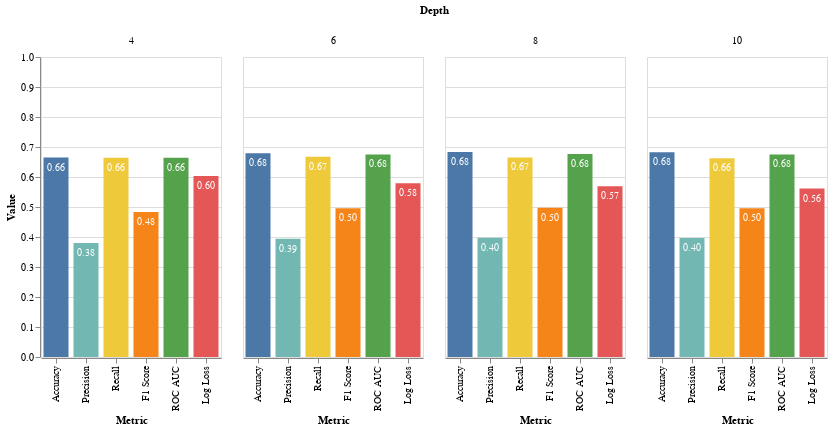

The cell this chart's notebook holds for it:
### Code cell
chart = build_sensitivity_analysis_visualization(depth_df, parameter="Depth")

chart.save(f"visualizations/depth_sensitivity_metrics.png")

chart

### Figure 1 — Vega-Lite specification as saved in the notebook (floating-point values rounded to 4 significant figures)
{"config": {"view": {"continuousWidth": 300, "continuousHeight": 300}}, "data": {"name": "data-91345f3f3975b91935690af51363353e"}, "facet": {"column": {"field": "Depth", "sort": [4.0, 6.0, 8.0, 10.0], "type": "nominal"}}, "spec": {"layer": [{"mark": {"type": "bar", "width": 25}, "encoding": {"color": {"field": "metric", "legend": null, "type": "nominal"}, "tooltip": [{"field": "Depth", "type": "quantitative"}, {"field": "metric", "type": "nominal"}, {"field": "value", "type": "quantitative"}], "x": {"axis": {"title": "Metric"}, "field": "metric", "sort": ["Accuracy", "Precision", "Recall", "F1 Score", "ROC AUC", "Log Loss", "Depth"], "type": "nominal"}, "y": {"axis": {"title": "Value"}, "field": "value", "scale": {"domain": [0, 1]}, "type": "quantitative"}}}, {"mark": {"type": "text", "align": "center", "color": "white", "dy": 10, "size": 10}, "encoding": {"text": {"field": "value", "format": ".2f", "type": "quantitative"}, "x": {"axis": {"title": "Metric"}, "field": "metric", "sort": ["Accuracy", "Precision", "Recall", "F1 Score", "ROC AUC", "Log Loss", "Depth"], "type": "nominal"}, "y": {"axis": {"title": "Value"}, "field": "value", "scale": {"domain": [0, 1]}, "type": "quantitative"}}}], "width": 180}, "$schema": "https://vega.github.io/schema/vega-lite/v5.15.1.json", "datasets": {"data-91345f3f3975b91935690af51363353e": [{"Depth": 4, "metric": "Accuracy", "value": 0.6647}, {"Depth": 6, "metric": "Accuracy", "value": 0.6791}, {"Depth": 8, "metric": "Accuracy", "value": 0.6833}, {"Depth": 10, "metric": "Accuracy", "value": 0.6823}, {"Depth": 4, "metric": "Precision", "value": 0.3797}, {"Depth": 6, "metric": "Precision", "value": 0.3939}, {"Depth": 8, "metric": "Precision", "value": 0.3978}, {"Depth": 10, "metric": "Precision", "value": 0.3964}, {"Depth": 4, "metric": "Recall", "value": 0.6641}, {"Depth": 6, "metric": "Recall", "value": 0.6677}, {"Depth": 8, "metric": "Recall", "value": 0.6651}, {"Depth": 10, "metric": "Recall", "value": 0.6624}, {"Depth": 4, "metric": "F1 Score", "value": 0.4832}, {"Depth": 6, "metric": "F1 Score", "value": 0.4955}, {"Depth": 8, "metric": "F1 Score", "value": 0.4978}, {"Depth": 10, "metric": "F1 Score", "value": 0.496}, {"Depth": 4, "metric": "ROC AUC", "value": 0.6645}, {"Depth": 6, "metric": "ROC AUC", "value": 0.6752}, {"Depth": 8, "metric": "ROC AUC", "value": 0.677}, {"Depth": 10, "metric": "ROC AUC", "value": 0.6754}, {"Depth": 4, "metric": "Log Loss", "value": 0.6036}, {"Depth": 6, "metric": "Log Loss", "value": 0.5793}, {"Depth": 8, "metric": "Log Loss", "value": 0.5695}, {"Depth": 10, "metric": "Log Loss", "value": 0.5616}]}}
